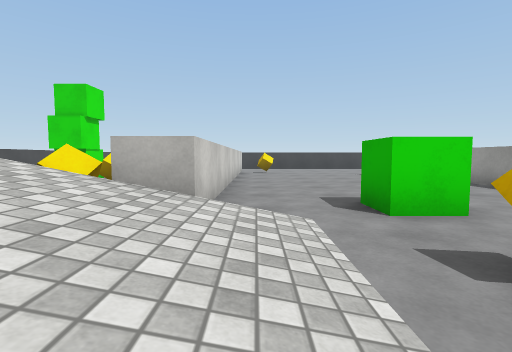
[1] (above)

16 first-person views from a walk through a 3-D level made in the Unity game engine. The camera is 0.62 m above the floor, tilts 4° down and sees 85° across. The floor is counted in squares, 1 m on a side. Each view is taken from the middle of a square. On the plan, view 1 faces up. The plan holds only what a view shows up to about 9 squares ahead; the rest is blank. The player character is not drawn. Surface patterns are stand-ins for the level's own textures.

[2]
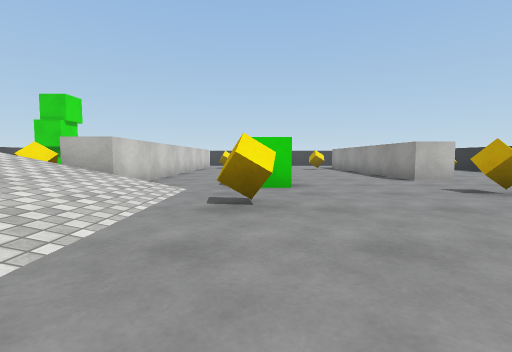

[3]
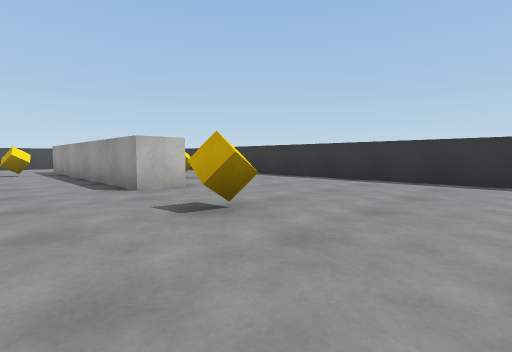

[4]
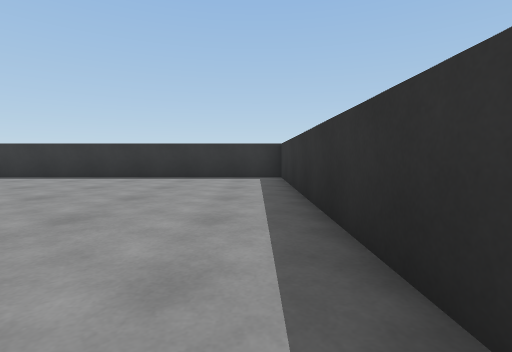

[5]
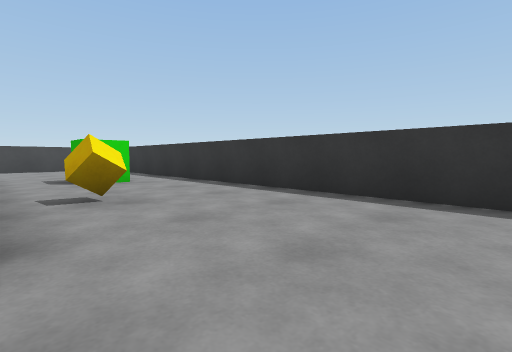

[6]
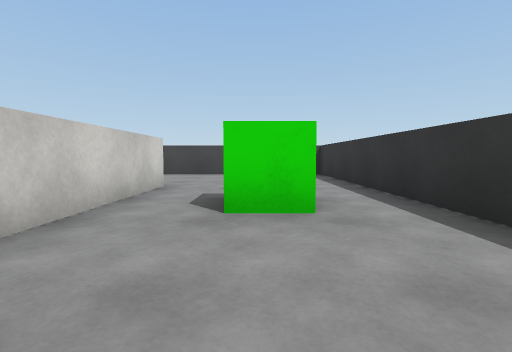

[7]
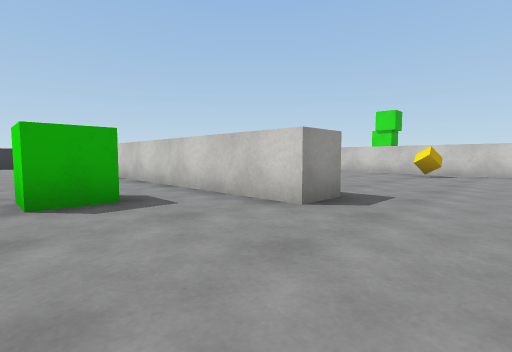

[8]
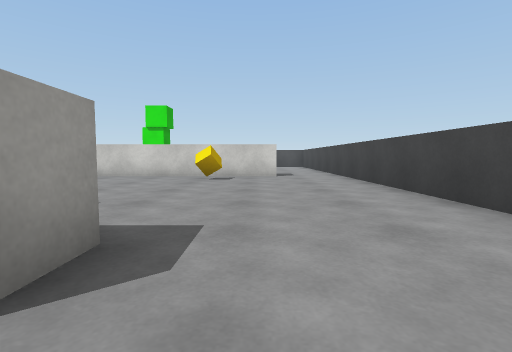

[9]
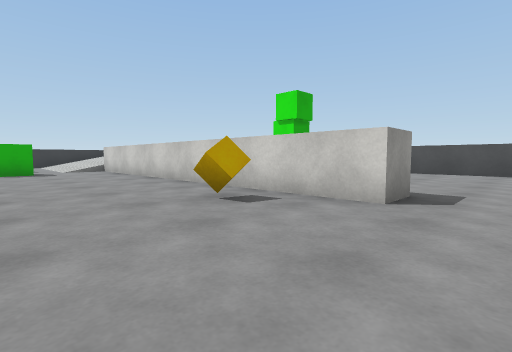

[10]
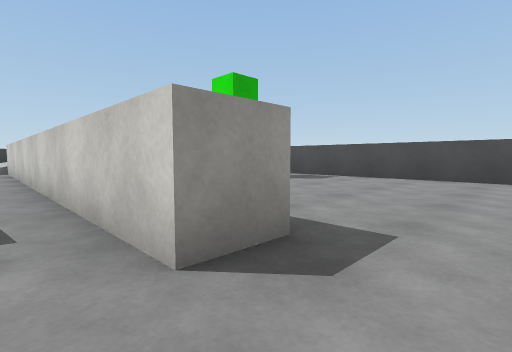

[11]
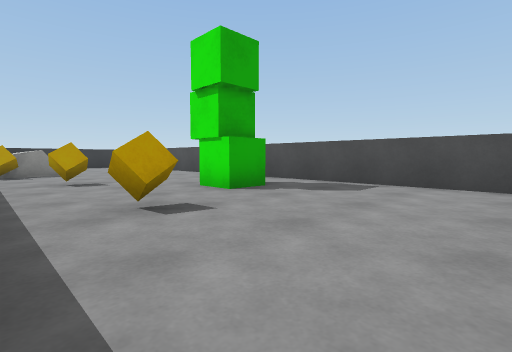

[12]
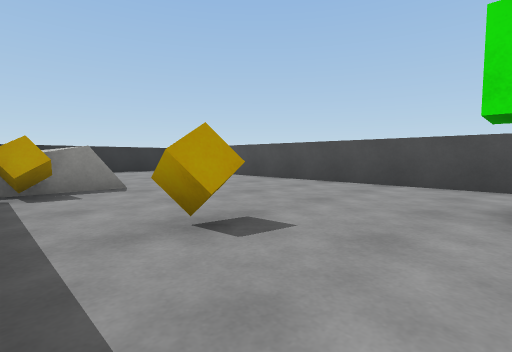

[13]
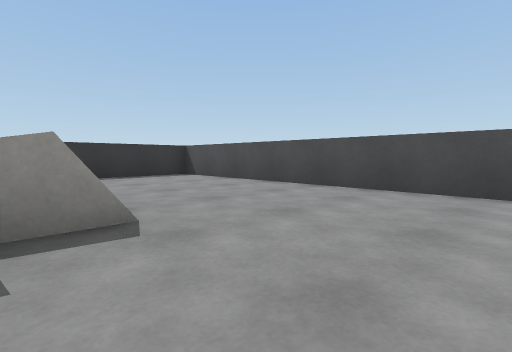

[14]
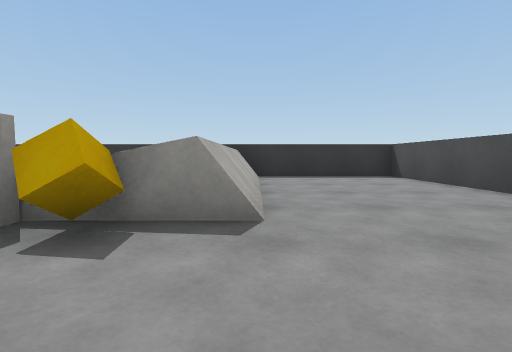

[15]
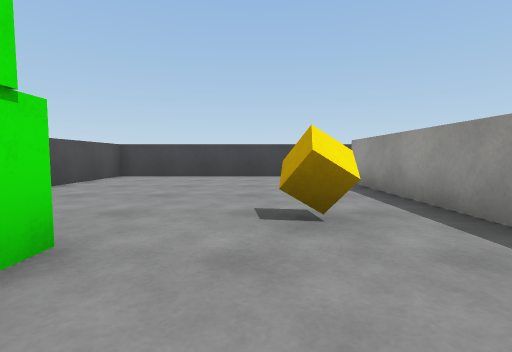

[16]
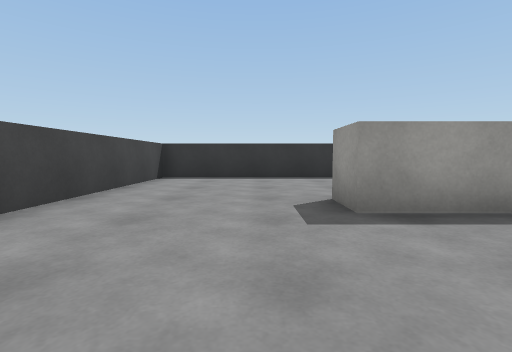

### Floor plan
Key: @ floor where view 1 was taken; # wall or solid block; . floor; / step, stairs or slope; = window, fence, low wall or low ledge; ^ raised ledge; v drop or lower ground; C green cube; U cube.
Columns run from 8 left of view 1 to 12 right of it. Each row starts with its distance up from view 1.
 17 #####################
 16 #...................#
 15 #...................#
 14 #......#............#
 13 #......#U.....##....#
 12 #......#......##....#
 11 #....U.#.... U##.C..#
 10 #.C....#.... .##.C..#
  9 #.C....#......##....#
  8 #......#......##....#
  7 #....U.#......##U...#
  6 #......#......##....#
  5 #......#......##....#
  4 #.....U#..C.........#
  3 #...=////.....U.....#
  2 #...v////.U.........#
  1 #...v/ //...........#
  0 #...v   @...........#
 -1 #...v    ...........#
 -2 #...=     ..........#
 -3 #####^  ##  #########

Positions as (right, up) in squares from view 1, and headings:
1: (0, 0), facing up
2: (2, -2), facing up
3: (4, 0), facing up-right
4: (3, -2), facing right
5: (7, 3), facing up-right
6: (9, 7), facing up
7: (10, 15), facing down-left
8: (8, 14), facing left
9: (3, 16), facing down-left
10: (0, 16), facing down-left
11: (-2, 14), facing down-left
12: (-2, 9), facing down-left
13: (-3, 6), facing down-left
14: (-4, 6), facing down
15: (-4, 8), facing up
16: (3, 14), facing right
